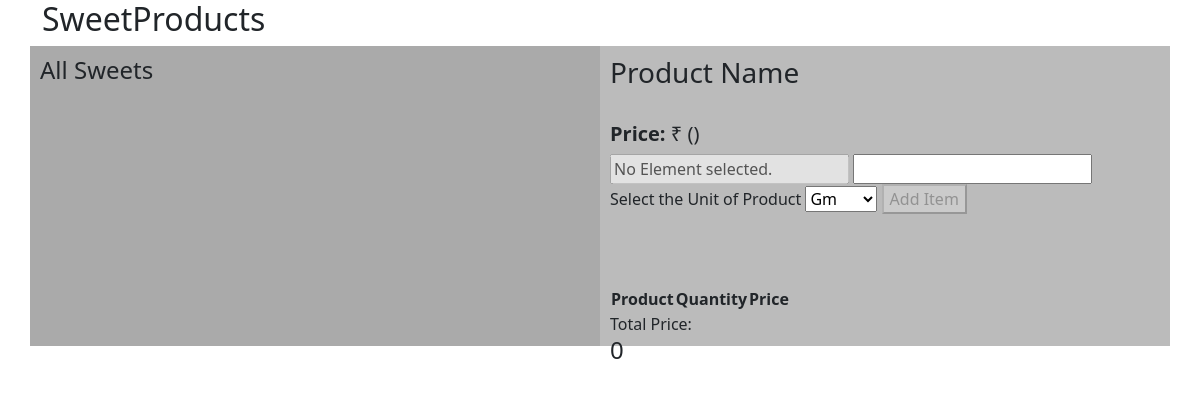
The app's page /, older data.
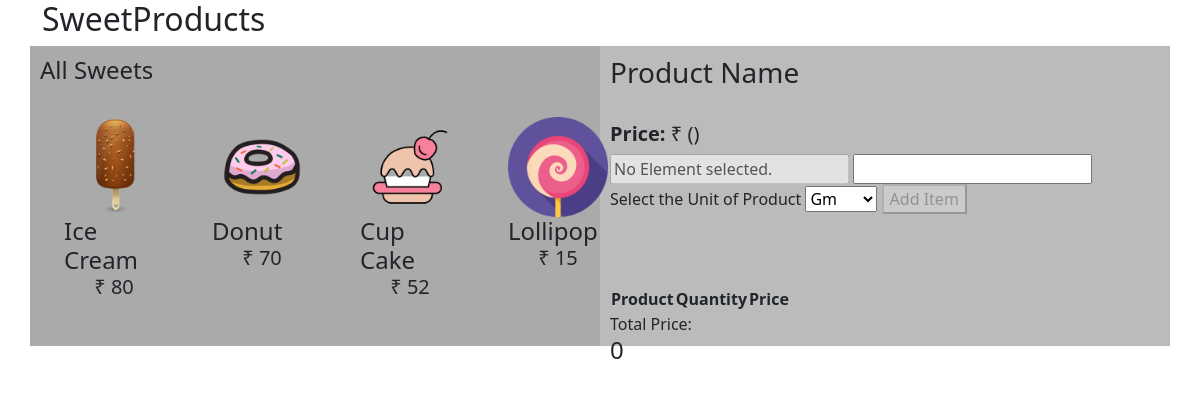
The same page, newer data.
### billsystem/models.py (models this page shows, shortened)
class Commodity(models.Model):
    SALES_CHOICES = (
        ('KG', 'kg'),
        ('MG', 'mg'),
        ('PIECES', 'pieces')
    )
    category = models.ForeignKey(Category, on_delete=models.CASCADE, null=True)
    name = models.CharField(max_length=100)
    in_stock_unit = models.CharField(choices=SALES_CHOICES, max_length=10)
    in_stock = models.PositiveIntegerField()
    price = models.PositiveIntegerField()
    minimum_unit = models.CharField(max_length=20)
    is_available = models.BooleanField(default=False)
    image = models.ImageField(upload_to='products/', null=True)

### billsystem/views.py (the view)
# urls.py: path('', views.homeView, name='home'),
def homeView(request):
    commodities = Commodity.objects.all()
    categories = Category.objects.all()
    context = {'commodities':commodities, 'categories':categories}
    return render(request, 'billApp/home.html', context)

### billsystem/templates/billApp/home.html (shortened to what this page needs)
{% load static %}
<!DOCTYPE html>
<html>
<head>
<link href="https://cdn.jsdelivr.net/npm/bootstrap@5.0.0-beta2/dist/css/bootstrap.min.css" rel="stylesheet">
<link rel="stylesheet" href="{% static 'css/styles.css' %}">
</head>
<body>
<div class="container">
    <h2>SweetProducts</h2>
    <div class="row contrapt">
    <div class="column" style="background-color:#aaa;">
        <h4>All Sweets</h4>
        <div class="products" id="category-products">
            {% for item in commodities %}
            <div class="product m-4 ml-4" id="pr_{{item.id}}">
                <img style="width: 100px;" src="{{ item.image.url }}" alt="{{ item.name }}">
                <h4 class="rm-border justify">{{ item.name }}</h4>
                <h5 class="rm-border text-center">₹ <span class="price">{{ item.price }}</span></h5>
            </div>
            {% endfor %}
        </div>
    </div>
    <div class="column" style="background-color:#bbb;">
        <div class="block">
            <div class="weight_calc">
                <h3>Product Name</h3><br>
                <h5><b>Price: </b>₹  ()</h5>
                <form name="fixerForm" action="POST" id="fixerForm">
                    <input type="text" name="product" disabled>
                    <input type="number" name="weight">
                    <label for="unit">Select the Unit of Product</label>
                    <select name="unit" id="item_unit">
                        <option value="gm">Gm</option>
                    </select>
                    <button type="submit">Add Item</button>
                </form>
            </div>
            <br>
            <table class="mt-5" id="products_table">
                <tr>
                    <th>Product</th>
                    <th>Quantity</th>
                    <th>Price</th>
                </tr>
            </table>
            Total Price: <h4 id="total_price">0</h4>
        </div>
    </div>
    </div>
</div>
</body>
</html>

### billsystem/static/css/styles.css (style rules this page uses)
.product { cursor: pointer; user-select: none; }
.product img { user-select: none; }
#products_table { overflow: scroll; }

### billsystem/templates/billApp/home.html (style rules this page uses)
* { box-sizing: border-box; }
.column { float: left; width: 50%; padding: 10px; height: 300px; }
.row:after { content: ""; display: table; clear: both; }
.rm-border { border: 0; padding: 0; margin: 0; }
.justify { justify-content: center; }
.products { display: flex; }
.product { position:relative; z-index: 9; }
.contrapt { display: flex; }

Row changes from the older to the newer data that the page shows:
added Commodity: image (picture), name "Ice Cream", price "80"
added Commodity: image (picture), name "Donut", price "70"
added Commodity: image (picture), name "Cup Cake", price "52"
added Commodity: image (picture), name "Lollipop", price "15"
